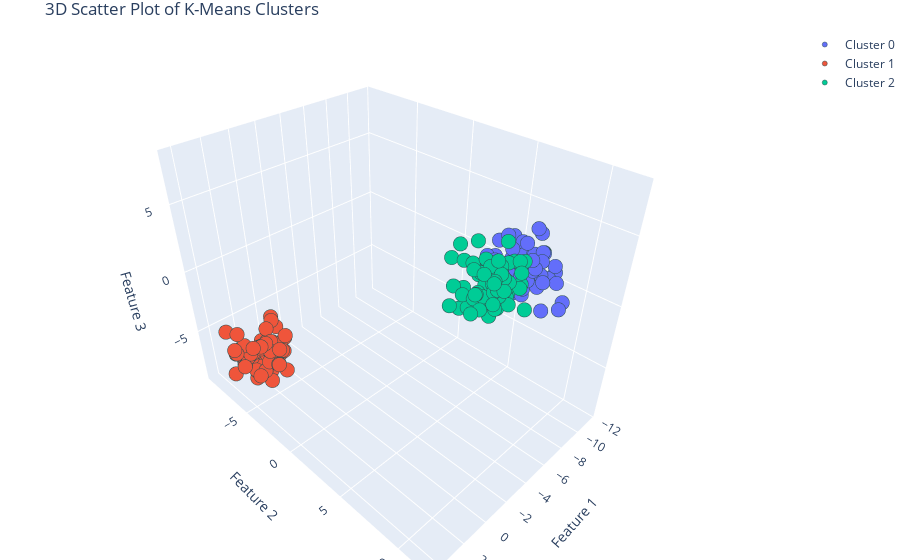

The cell this chart's notebook holds for it:
### Code cell
import plotly.graph_objects as go
from sklearn.datasets import make_blobs
from sklearn.cluster import KMeans
import pandas as pd

# Create some data with 3 features for 3D visualization
X, _ = make_blobs(n_samples=200, centers=3, n_features=3, random_state=42)

# Apply k-means
kmeans = KMeans(n_clusters=3)
kmeans.fit(X)
labels = kmeans.labels_

# Create a DataFrame with labels and features
df = pd.DataFrame(X, columns=['Feature 1', 'Feature 2', 'Feature 3'])
df['Cluster'] = labels.astype(str)  # Convert cluster labels to strings for discrete color mapping

# Create a 3D scatter plot using Plotly Graph Objects for more customization
fig = go.Figure()

# Adding traces for each cluster
for cluster_id, cluster_df in df.groupby('Cluster'):
    fig.add_trace(
        go.Scatter3d(
            x=cluster_df['Feature 1'],
            y=cluster_df['Feature 2'],
            z=cluster_df['Feature 3'],
            mode='markers',
            marker=dict(
                size=5,
                line=dict(
                    width=0.5,
                    color='DarkSlateGrey'
                )
            ),
            name=f'Cluster {cluster_id}'
        )
    )

# Customizing the layout of the plot
fig.update_layout(
    title="3D Scatter Plot of K-Means Clusters",
    scene=dict(
        xaxis_title='Feature 1',
        yaxis_title='Feature 2',
        zaxis_title='Feature 3'
    ),
    margin=dict(r=0, b=0, l=0, t=30)
)

fig.show()
